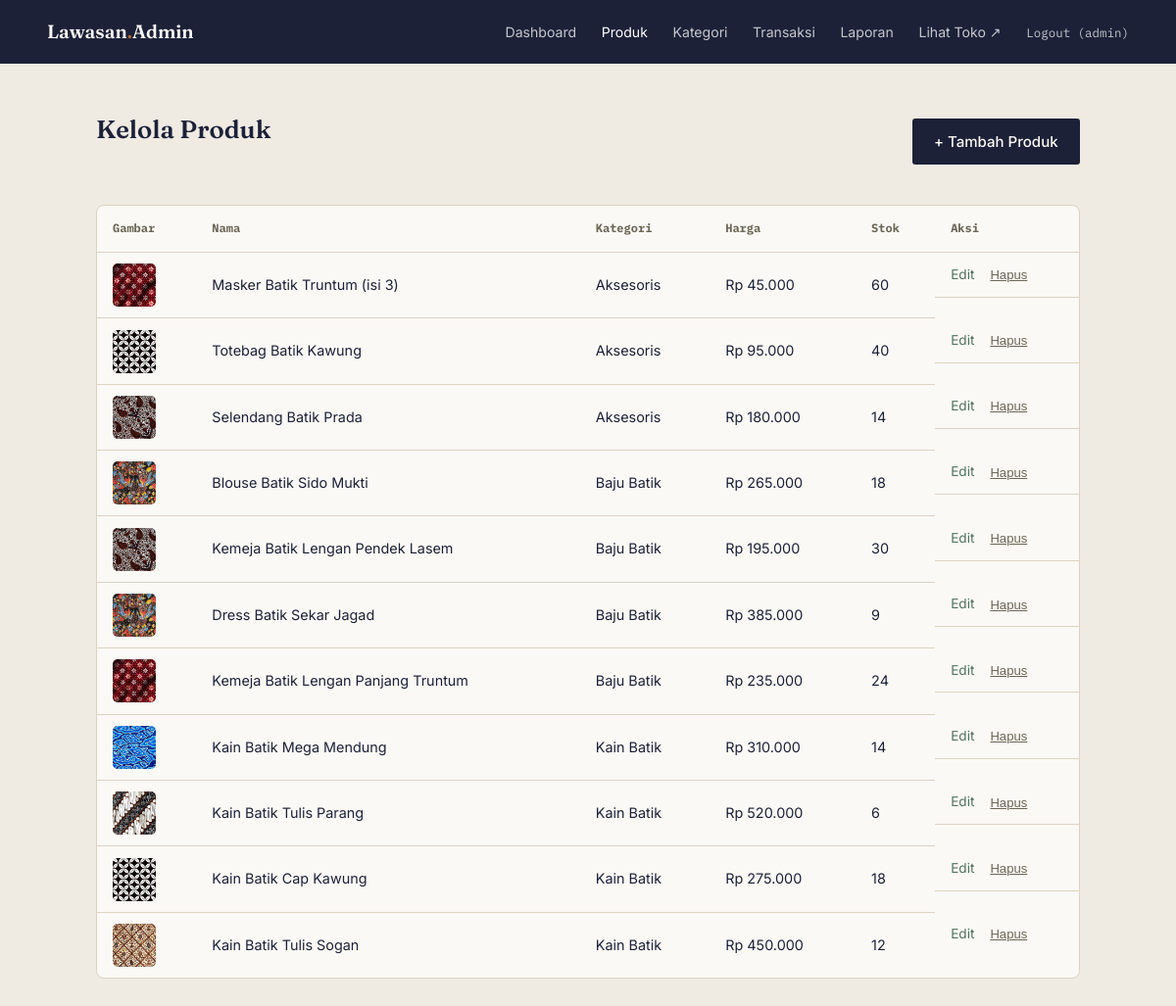
/admin/produk.php (signed in), run on the app's committed database.
### tables this page shows
CREATE TABLE `produk` (
  `id` int(11) NOT NULL,
  `kategori_id` int(11) NOT NULL,
  `nama` varchar(120) NOT NULL,
  `motif` varchar(80) NOT NULL,
  `harga` decimal(12,2) NOT NULL,
  `stok` int(11) NOT NULL DEFAULT 0,
  `deskripsi` text DEFAULT NULL,
  `gambar` varchar(255) DEFAULT NULL,
  `dibuat_pada` timestamp NULL DEFAULT current_timestamp()
);

CREATE TABLE `kategori` (
  `id` int(11) NOT NULL,
  `nama` varchar(50) NOT NULL,
  `slug` varchar(50) NOT NULL
);

### includes/helpers.php (called while the page is built, shortened)
<?php
function rupiah(float $angka): string
{
    return 'Rp ' . number_format($angka, 0, ',', '.');
}
function gambarProduk(?string $gambar): string
{
    $file = $gambar ?: 'default.svg';
    return 'assets/images/produk/' . $file;
}

### admin/produk.php (the view, shortened to what this page needs)
<?php
require_once '../config/database.php';
require_once '../includes/helpers.php';
$produkList = $pdo->query("
    SELECT p.*, k.nama AS kategori_nama
    FROM produk p
    JOIN kategori k ON k.id = p.kategori_id
    ORDER BY p.id DESC
")->fetchAll();
require_once 'includes/admin_header.php';
?>
<main class="admin-main">
  <div class="admin-main__head">
    <h1>Kelola Produk</h1>
    <a href="produk_form.php" class="btn btn--solid">+ Tambah Produk</a>
  </div>
  <div class="admin-table-wrap">
    <table class="admin-table">
      <thead>
        <tr>
          <th>Gambar</th>
          <th>Nama</th>
          <th>Kategori</th>
          <th>Harga</th>
          <th>Stok</th>
          <th>Aksi</th>
        </tr>
      </thead>
      <tbody>
        <?php foreach ($produkList as $p): ?>
          <tr>
            <td><img src="<?= gambarProduk($p['gambar']) ?>" alt="" class="admin-table__thumb"></td>
            <td><?= htmlspecialchars($p['nama']) ?></td>
            <td><?= htmlspecialchars($p['kategori_nama']) ?></td>
            <td><?= rupiah($p['harga']) ?></td>
            <td><?= (int) $p['stok'] ?></td>
            <td class="admin-table__actions">
              <a href="produk_form.php?id=<?= $p['id'] ?>">Edit</a>
              <form method="post" action="produk_hapus.php" onsubmit="return confirm('Hapus produk ini? Tindakan tidak bisa dibatalkan.');">
                <button type="submit" class="link-remove">Hapus</button>
              </form>
            </td>
          </tr>
        <?php endforeach; ?>
      </tbody>
    </table>
  </div>
</main>
<?php require_once 'includes/admin_footer.php'; ?>

### assets/css/style.css (style rules this page uses)
:root { --paper: #EFEAE2; --paper-line: #DCD3C2; --ink: #1C2138; --ink-soft: #3A3F5C; --rust: #B8622E; --sage: #52735F; --muted: #6B6656; --white: #FBF9F5; --font-display: "Fraunces", serif; --font-body: "Inter", sans-serif; --font-mono: "IBM Plex Mono", monospace; --maxw: 1120px; }
* { box-sizing:border-box; }
html { scroll-behavior:smooth; }
body { margin:0; background:var(--paper); color:var(--ink); font-family:var(--font-body); line-height:1.55; }
img { max-width:100%; display:block; }
a { color:inherit; }
h1,h2,h3 { font-family:var(--font-display); font-weight:600; margin:0; }
.btn { display:inline-flex; align-items:center; padding:.75rem 1.4rem; font-size:.94rem; font-weight:500; text-decoration:none; border-radius:3px; border:none; cursor:pointer; transition:transform .15s ease, background .15s ease, color .15s ease; }
.btn--solid { background:var(--ink); color:var(--white); }
.link-remove { background:none; border:none; color:var(--muted); text-decoration:underline; cursor:pointer; font-size:.82rem; padding:0; }

### admin/assets/admin.css (style rules this page uses)
.admin-body { background:var(--paper); min-height:100vh; }
.admin-main { max-width:1100px; margin:0 auto; padding:clamp(2rem,5vw,3rem) clamp(1.25rem,5vw,3rem); }
.admin-main__head { display:flex; justify-content:space-between; align-items:center; margin-bottom:2rem; }
.admin-main h1 { font-size:1.6rem; margin-bottom:1.5rem; }
.admin-table-wrap { overflow-x:auto; background:var(--white); border:1px solid var(--paper-line); border-radius:8px; }
.admin-table { width:100%; border-collapse:collapse; font-size:.9rem; }
.admin-table th { text-align:left; font-family:var(--font-mono); font-size:.75rem; color:var(--muted); padding:.9rem 1rem; border-bottom:1px solid var(--paper-line); }
.admin-table td { padding:.7rem 1rem; border-bottom:1px solid var(--paper-line); vertical-align:middle; }
.admin-table tr:last-child td { border-bottom:none; }
.admin-table__thumb { width:44px; height:44px; border-radius:5px; object-fit:cover; display:block; }
.admin-table__actions { display:flex; gap:1rem; align-items:center; white-space:nowrap; }
.admin-table__actions a { color:var(--sage); text-decoration:none; font-size:.85rem; }
.admin-table__actions form { margin:0; }

### data on the page
produk: gambar (picture), nama "Masker Batik Truntum (isi 3)", kategori.nama "Aksesoris", harga "Rp 45.000", stok "60"
produk: gambar (picture), nama "Totebag Batik Kawung", kategori.nama "Aksesoris", harga "Rp 95.000", stok "40"
produk: gambar (picture), nama "Selendang Batik Prada", kategori.nama "Aksesoris", harga "Rp 180.000", stok "14"
produk: gambar (picture), nama "Blouse Batik Sido Mukti", kategori.nama "Baju Batik", harga "Rp 265.000", stok "18"
produk: gambar (picture), nama "Kemeja Batik Lengan Pendek Lasem", kategori.nama "Baju Batik", harga "Rp 195.000", stok "30"
produk: gambar (picture), nama "Dress Batik Sekar Jagad", kategori.nama "Baju Batik", harga "Rp 385.000", stok "9"
produk: gambar (picture), nama "Kemeja Batik Lengan Panjang Truntum", kategori.nama "Baju Batik", harga "Rp 235.000", stok "24"
produk: gambar (picture), nama "Kain Batik Mega Mendung", kategori.nama "Kain Batik", harga "Rp 310.000", stok "14"
produk: gambar (picture), nama "Kain Batik Tulis Parang", kategori.nama "Kain Batik", harga "Rp 520.000", stok "6"
produk: gambar (picture), nama "Kain Batik Cap Kawung", kategori.nama "Kain Batik", harga "Rp 275.000", stok "18"
produk: gambar (picture), nama "Kain Batik Tulis Sogan", kategori.nama "Kain Batik", harga "Rp 450.000", stok "12"

### other printed values
$_SESSION['admin_username'] "admin"
